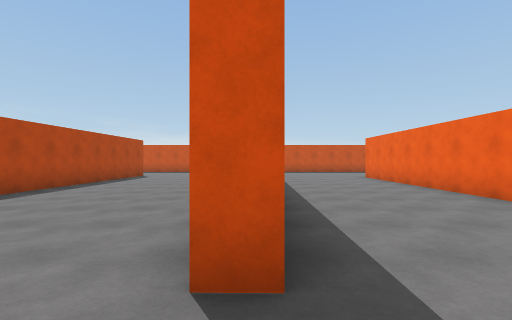
View 1 (above)

21 first-person views from a walk through a 3-D level made in the Unity game engine. The camera is 1.4 m above the floor, looks level and sees 85° across. The floor is counted in squares, 2 m on a side. Each view is taken from the middle of a square. On the plan, view 1 faces up. The plan holds only what a view shows up to about 9 squares ahead; the rest is blank. The place goes on beyond the plan.

View 2
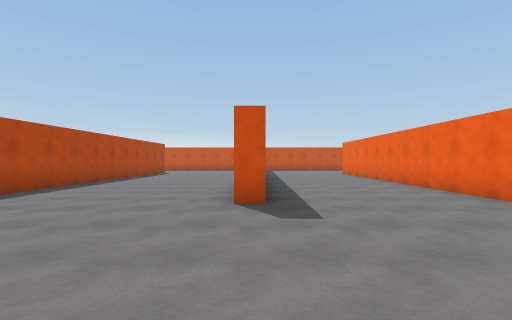

View 3
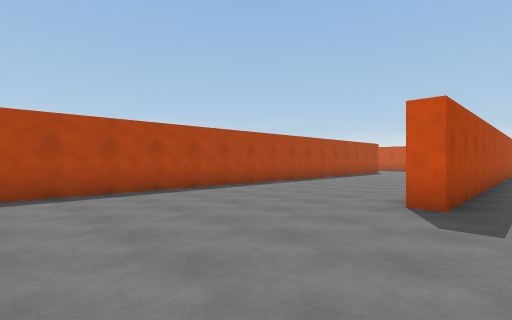

View 4
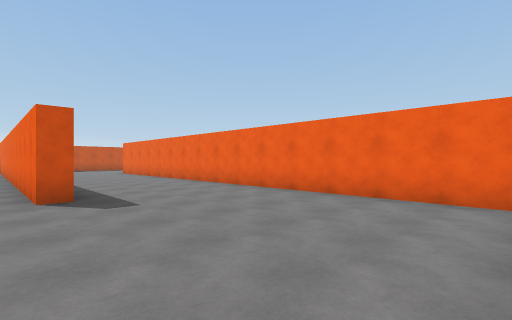

View 5
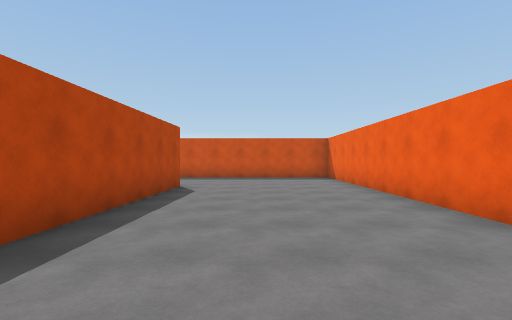

View 6
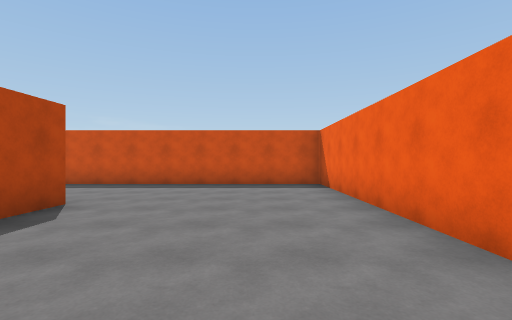

View 7
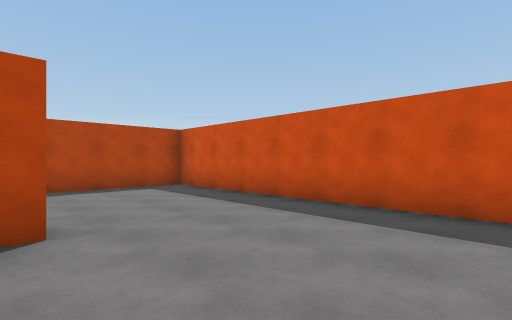

View 8
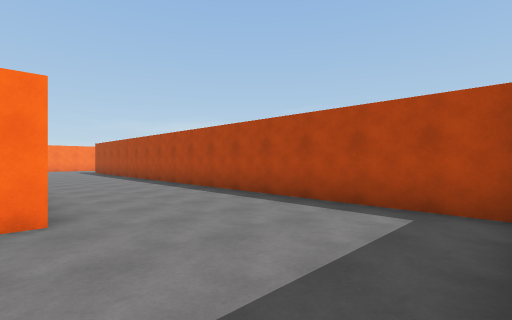

View 9
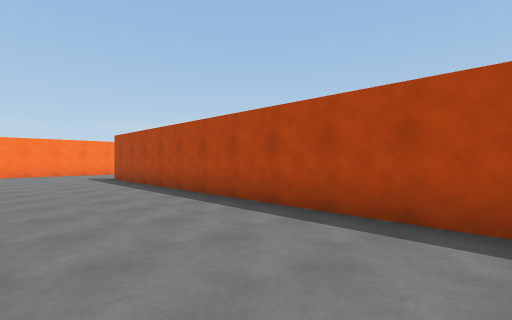

View 10
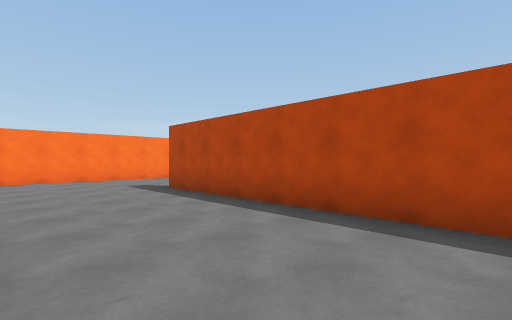

View 11
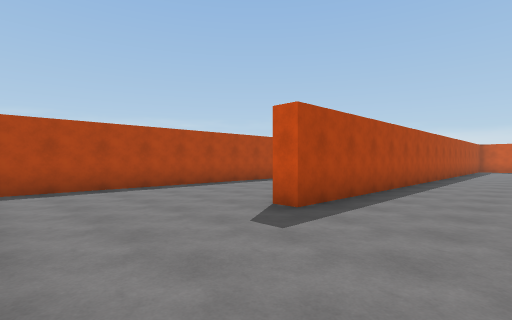

View 12
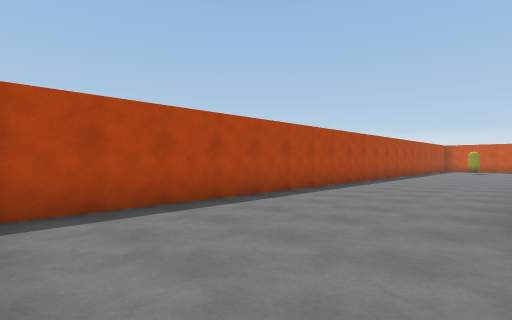

View 13
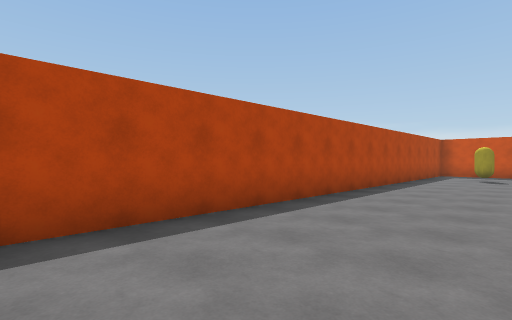

View 14
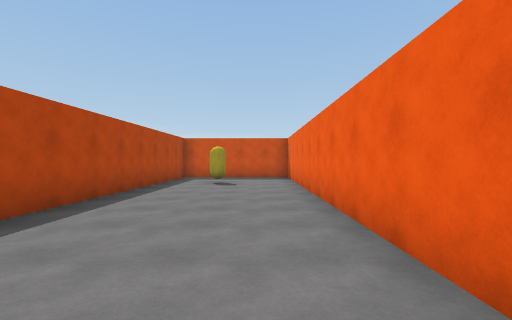

View 15
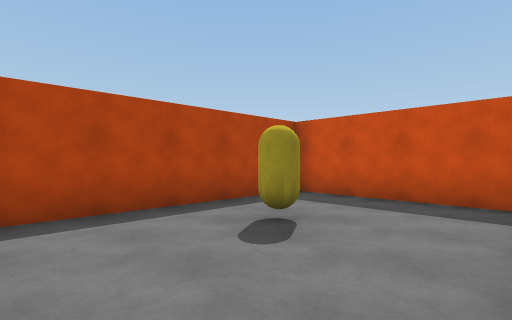

View 16
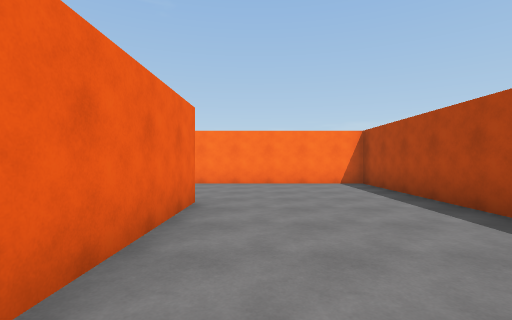

View 17
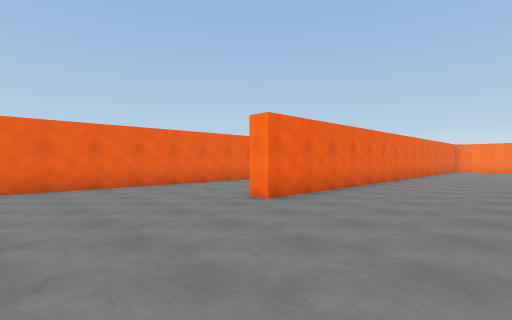

View 18
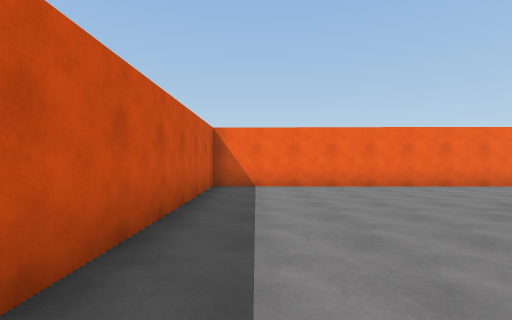

View 19
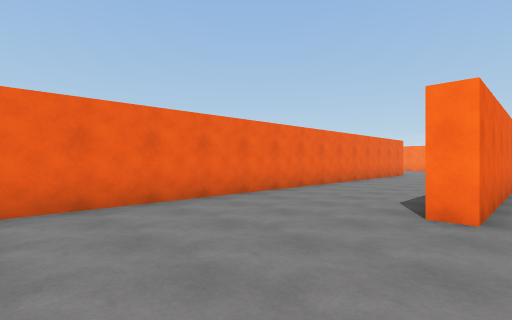

View 20
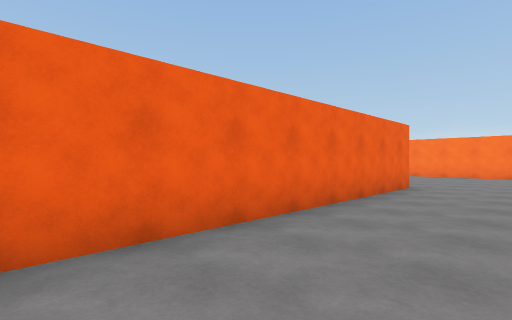

View 21
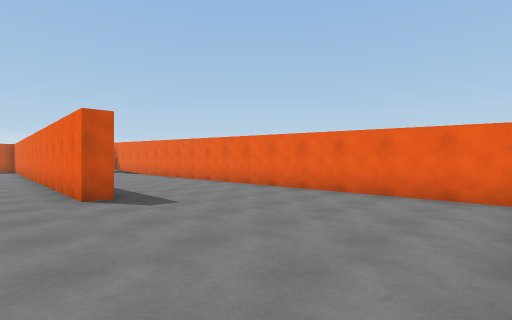

### Floor plan
Points are (right, up) in squares from view 1. A wall is a line through its corners. A room is listed if a view was taken in it or the views show most of it. See-through windows are left out.
Room 1 (views 1, 2, 3, 4, 5, 6, 7, 8, 9, 10, 11, 12, 13, 14, 15, 16, 17, 18, 19, 20, 21)
walls: (0.3, 8.8) (0.2, 1.5) (-0.3, 1.5) (-0.1, 16.2) (-9.2, 16.2) (-9.5, -0.6) (-10, -0.6) (-9.9, 2.9); (-5.6, 12.4) (-5, 12.4) (-5.2, -2.8); (-9.9, 6.1) (-9.8, 13.9); (8.7, 1.3) (8.2, 1.3) (8.5, 16.2) (2.2, 16.2); (4.2, -3.9) (4.4, 11.3) (5, 11.3); (-10.1, 16.2) (-13.8, 16.2); (-13.9, 15) (-14.2, -4.3) (-6.4, -4.3); (12.6, -3.9) (12.7, 3.1)
objects: other object (-12, 13)

Positions as (right, up) in squares from view 1, and headings:
1: (0, 0), facing up
2: (0, -3), facing up
3: (1, -3), facing up-left
4: (-1, -4), facing up-right
5: (-3, 5), facing up
6: (-2, 8), facing up
7: (-2, 12), facing up-left
8: (-5, 16), facing down-left
9: (-6, 10), facing down-left
10: (-6, 6), facing down-left
11: (-7, -4), facing up-left
12: (-10, -4), facing up-left
13: (-11, 2), facing up-left
14: (-11, 5), facing up
15: (-10, 11), facing up-left
16: (-11, 4), facing down
17: (1, 15), facing down-right
18: (1, 15), facing right
19: (4, 15), facing down-right
20: (6, 9), facing down-right
21: (7, -4), facing up-right
